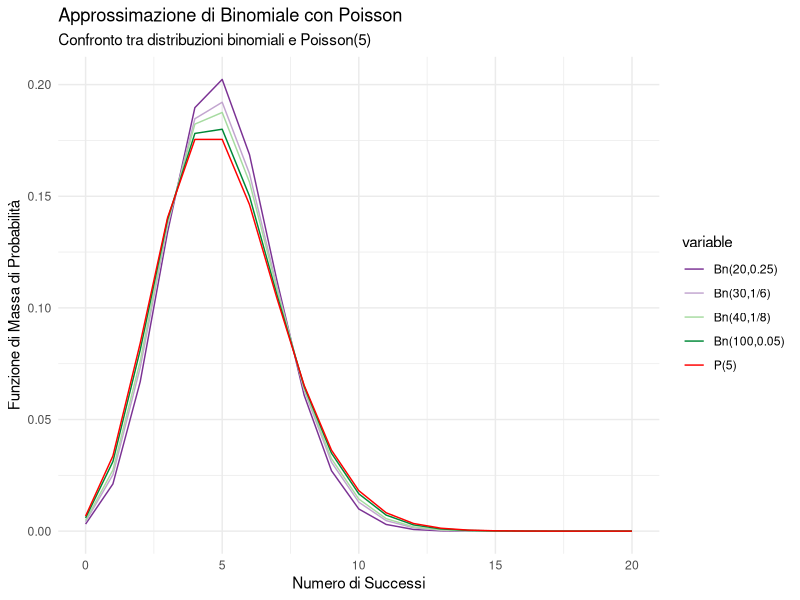

The R script that drew this image:
# Dimostrazione dell'approssimazione di una distribuzione binomiale con una distribuzione di Poisson

# A. Definizione delle distribuzioni binomiali e calcolo del parametro λ per la distribuzione di Poisson

# Definiamo i valori di n (numero di prove) e p (probabilità di successo)
n <- c(20, 30, 40, 100)
p <- c(1/4, 1/6, 1/8, 1/20)

# Il valore atteso di una distribuzione binomiale è dato da E(X) = n * p,
# che rappresenta il parametro λ della distribuzione di Poisson approssimante.
# Più n è grande e p è piccolo, più l'approssimazione è accurata.
lambda <- n * p  # Calcolo dei valori di λ per ciascuna distribuzione binomiale

# B. Confronto tra le distribuzioni binomiali e la distribuzione di Poisson

# Inizializziamo una matrice vuota con righe da 0 a 20 e 4 colonne
# (una per ciascuna distribuzione binomiale).
PMF <- matrix(NA, nrow = 21, ncol = 4)

# Calcoliamo la funzione di massa di probabilità per ciascuna distribuzione binomiale
# e popoliamo la matrice. La funzione dbinom calcola P(X = x) per una binomiale.
for(i in 1:4){ 
    PMF[,i] <- dbinom(x = 0:20, size = n[i], prob = p[i])
}

# Convertiamo la matrice in un data frame per facilitare la visualizzazione
PMF <- as.data.frame(PMF)

# Rinominiamo le colonne per riflettere i parametri delle distribuzioni binomiali
colnames(PMF) <- paste("Binomial", n, round(p, 2), sep = "_")

# Aggiungiamo una colonna con la PMF di una distribuzione di Poisson con λ = 5
# La funzione dpois calcola P(X = x) per una distribuzione di Poisson con parametro λ.
PMF$Poisson_5 <- dpois(0:20, lambda = 5)

# Aggiungiamo una colonna con il numero di successi da 0 a 20
PMF$x <- 0:20

# Convertiamo il data frame in formato long per ggplot2 per poter plottare più distribuzioni insieme
library(reshape2) 
df_to_plot <- melt(PMF, id.vars = "x")

# Creazione del grafico con ggplot2
library(ggplot2)
library(RColorBrewer) # Per utilizzare palette di colori

ggplot(data = df_to_plot, aes(x = x, y = value, color = variable)) +
    geom_line() + # Tracciamo le curve delle funzioni di massa di probabilità
    
    # scale_color_manual personalizza i colori delle curve e assegna etichette leggibili
    scale_color_manual(
        labels = c("Bn(20,0.25)", "Bn(30,1/6)", 
                   "Bn(40,1/8)", "Bn(100,0.05)", "P(5)"), # Etichette delle curve
        values = c(brewer.pal(4, name = "PRGn"), "red") # Colorazione delle curve
    ) +
    labs(x = "Numero di Successi", y = "Funzione di Massa di Probabilità",
         title = "Approssimazione di Binomiale con Poisson",
         subtitle = "Confronto tra distribuzioni binomiali e Poisson(5)") +
    theme_minimal()
